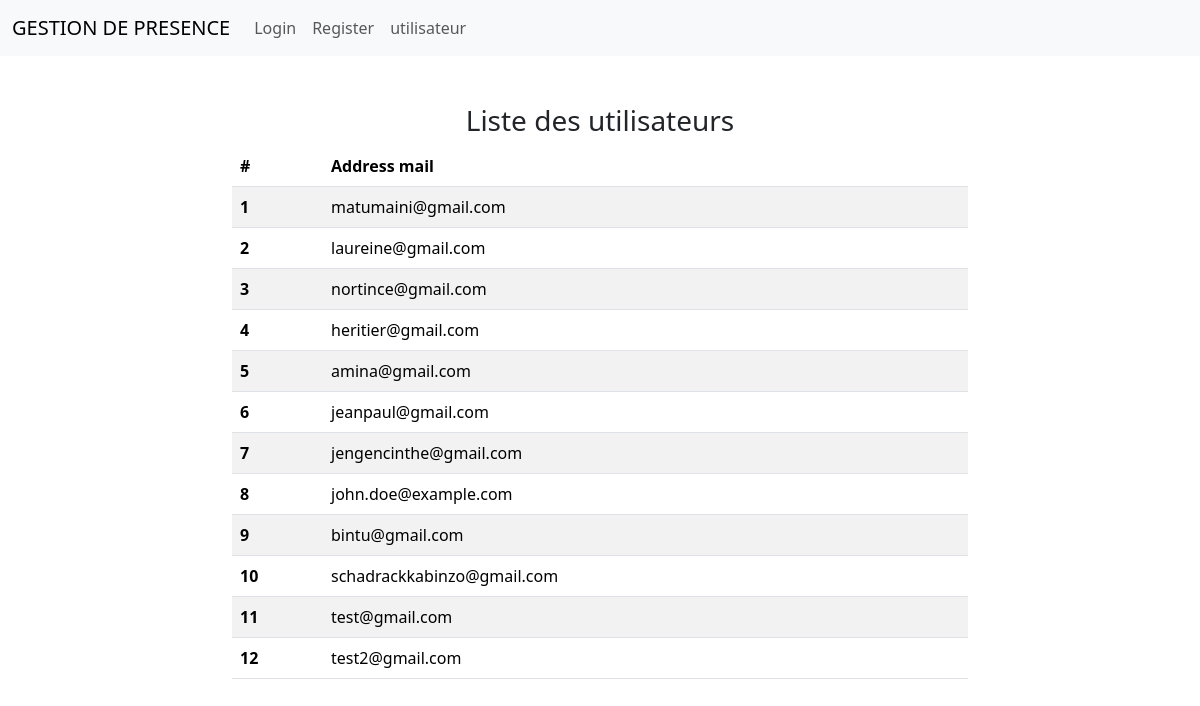
The page /pages/users.php on the database its author committed.
### tables this page shows
CREATE TABLE `users` (
  `id` int(11) NOT NULL,
  `email` varchar(255) DEFAULT NULL,
  `password` varchar(255) DEFAULT NULL
);

### crud.php (called while the page is built, shortened)
<?php
class Crud
{
    private $pdo;
    private $table;
    public function __construct($pdo, $table)
    {
        $this->pdo = $pdo;
        $this->table = $table;
    }
    public function readAll()
    {
        $sql = "SELECT * FROM {$this->table}";
        return $this->pdo->query($sql)->fetchAll(PDO::FETCH_ASSOC);
    }
}
?>

### pages/users.php (the view, shortened to what this page needs)
<?php
require_once "../db_conf.php";
require_once "../crud.php";
$user = new Crud($pdo, "users");
$users = $user->readAll();
?>
<!doctype html>
<html lang="en">
  <head>
    <link href="https://cdn.jsdelivr.net/npm/bootstrap@5.3.8/dist/css/bootstrap.min.css" rel="stylesheet">
  </head>
  <body>
    <?php require_once "./navbar.php"; ?>
<div class="container mt-5">
    <h3 class="text-center">Liste des utilisateurs</h3>
    <div class="row justify-content-center">
        <div class="col-md-8">
<table class="table table-striped">
  <thead>
    <tr>
      <th scope="col">#</th>
      <th scope="col">Address mail</th>
    </tr>
  </thead>
  <tbody>
    <?php foreach($users as $index => $user){ ?>
    <tr>
      <th scope="row"><?php echo $index + 1 ?></th>
      <td><?php echo $user["email"] ?></td>
    </tr>
    <?php } ?>
  </tbody>
</table>
</div>
</div>
  </body>
</html>

### pages/navbar.php (shortened to what this page needs)
<nav class="navbar navbar-expand-lg bg-body-tertiary">
  <div class="container-fluid">
    <a class="navbar-brand fw- text-uppercase" href="#">Gestion de presence</a>
    <div class="collapse navbar-collapse" id="navbarNav">
      <ul class="navbar-nav">
        <li class="nav-item">
          <a class="nav-link" href="./pages/login.php">Login</a>
        </li>
        <li class="nav-item">
          <a class="nav-link" href="./pages/register.php">Register</a>
        </li>
           <li class="nav-item">
          <a class="nav-link" href="./pages/users.php">utilisateur</a>
        </li>
      </ul>
    </div>
  </div>
</nav>

### rows shown on the page
users: email "matumaini@gmail.com"
users: email "laureine@gmail.com"
users: email "nortince@gmail.com"
users: email "heritier@gmail.com"
users: email "amina@gmail.com"
users: email "jeanpaul@gmail.com"
users: email "jengencinthe@gmail.com"
users: email "john.doe@example.com"
users: email "bintu@gmail.com"
users: email "schadrackkabinzo@gmail.com"
users: email "test@gmail.com"
users: email "test2@gmail.com"
